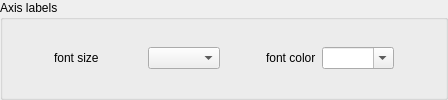
           <widget class="QGroupBox" name="groupBox_4">
            <property name="title">
             <string>Axis labels</string>
            </property>
            <layout class="QVBoxLayout" name="verticalLayout_6">
             <item>
              <layout class="QGridLayout" name="gridLayout_15">
               <item row="0" column="3">
                <spacer name="horizontalSpacer_102">
                 <property name="orientation">
                  <enum>Qt::Horizontal</enum>
                 </property>
                 <property name="sizeHint" stdset="0">
                  <size>
                   <width>40</width>
                   <height>20</height>
                  </size>
                 </property>
                </spacer>
               </item>
               <item row="0" column="9">
                <spacer name="horizontalSpacer_20">
                 <property name="orientation">
                  <enum>Qt::Horizontal</enum>
                 </property>
                 <property name="sizeHint" stdset="0">
                  <size>
                   <width>40</width>
                   <height>20</height>
                  </size>
                 </property>
                </spacer>
               </item>
               <item row="0" column="0">
                <spacer name="horizontalSpacer_18">
                 <property name="orientation">
                  <enum>Qt::Horizontal</enum>
                 </property>
                 <property name="sizeHint" stdset="0">
                  <size>
                   <width>40</width>
                   <height>20</height>
                  </size>
                 </property>
                </spacer>
               </item>
               <item row="0" column="4" colspan="2">
                <widget class="QComboBox" name="axLabelFontSizeCombo">
                 <property name="editable">
                  <bool>false</bool>
                 </property>
                </widget>
               </item>
               <item row="0" column="7">
                <widget class="QLabel" name="label_62">
                 <property name="text">
                  <string>font color</string>
                 </property>
                </widget>
               </item>
               <item row="0" column="8">
                <widget class="QComboBox" name="axLabelFontColorCombo">
                 <property name="editable">
                  <bool>true</bool>
                 </property>
                </widget>
               </item>
               <item row="0" column="2">
                <widget class="QLabel" name="label_12">
                 <property name="text">
                  <string>font size </string>
                 </property>
                </widget>
               </item>
               <item row="0" column="6">
                <spacer name="horizontalSpacer_100">
                 <property name="orientation">
                  <enum>Qt::Horizontal</enum>
                 </property>
                 <property name="sizeHint" stdset="0">
                  <size>
                   <width>40</width>
                   <height>20</height>
                  </size>
                 </property>
                </spacer>
               </item>
              </layout>
             </item>
            </layout>
           </widget>
